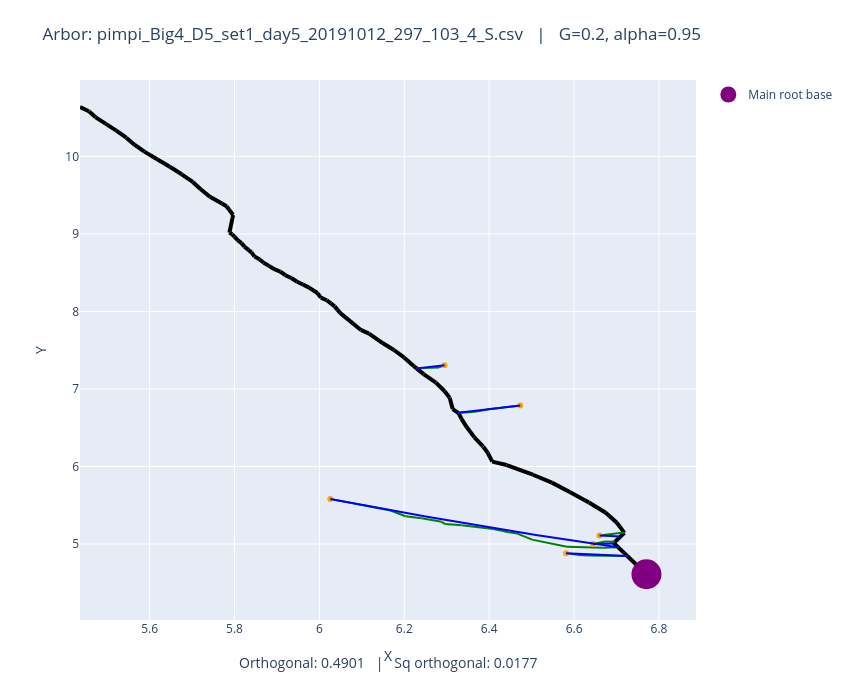

Notebook code for this chart:
### Code cell
fname = "pimpi_Big4_D5_set1_day5_20191012_297_103_4_S.csv"
plot_arbors(fname, 0.2, 0.95)

### Figure 1 — Plotly figure (JSON) as saved in the notebook; plotly's stock layout.template omitted (floating-point values rounded to 4 significant figures)
{"data": [{"line": {"color": "black", "width": 4}, "mode": "lines", "showlegend": false, "type": "scatter", "x": [6.77, 6.725], "y": [4.61, 4.846]}, {"line": {"color": "black", "width": 4}, "mode": "lines", "showlegend": false, "type": "scatter", "x": [6.725, 6.718], "y": [4.846, 4.882]}, {"line": {"color": "black", "width": 4}, "mode": "lines", "showlegend": false, "type": "scatter", "x": [6.718, 6.704], "y": [4.882, 4.958]}, {"line": {"color": "black", "width": 4}, "mode": "lines", "showlegend": false, "type": "scatter", "x": [6.704, 6.693], "y": [4.958, 5.013]}, {"line": {"color": "black", "width": 4}, "mode": "lines", "showlegend": false, "type": "scatter", "x": [6.693, 6.696], "y": [5.013, 5.029]}, {"line": {"color": "black", "width": 4}, "mode": "lines", "showlegend": false, "type": "scatter", "x": [6.696, 6.719], "y": [5.029, 5.144]}, {"line": {"color": "black", "width": 4}, "mode": "lines", "showlegend": false, "type": "scatter", "x": [6.719, 6.718], "y": [5.144, 5.147]}, {"line": {"color": "black", "width": 4}, "mode": "lines", "showlegend": false, "type": "scatter", "x": [6.718, 6.701], "y": [5.147, 5.274]}, {"line": {"color": "black", "width": 4}, "mode": "lines", "showlegend": false, "type": "scatter", "x": [6.701, 6.674], "y": [5.274, 5.406]}, {"line": {"color": "black", "width": 4}, "mode": "lines", "showlegend": false, "type": "scatter", "x": [6.674, 6.635], "y": [5.406, 5.536]}, {"line": {"color": "black", "width": 4}, "mode": "lines", "showlegend": false, "type": "scatter", "x": [6.635, 6.59], "y": [5.536, 5.672]}, {"line": {"color": "black", "width": 4}, "mode": "lines", "showlegend": false, "type": "scatter", "x": [6.59, 6.548], "y": [5.672, 5.792]}, {"line": {"color": "black", "width": 4}, "mode": "lines", "showlegend": false, "type": "scatter", "x": [6.548, 6.503], "y": [5.792, 5.894]}, {"line": {"color": "black", "width": 4}, "mode": "lines", "showlegend": false, "type": "scatter", "x": [6.503, 6.441], "y": [5.894, 6.019]}, {"line": {"color": "black", "width": 4}, "mode": "lines", "showlegend": false, "type": "scatter", "x": [6.441, 6.407], "y": [6.019, 6.063]}, {"line": {"color": "black", "width": 4}, "mode": "lines", "showlegend": false, "type": "scatter", "x": [6.407, 6.396], "y": [6.063, 6.177]}, {"line": {"color": "black", "width": 4}, "mode": "lines", "showlegend": false, "type": "scatter", "x": [6.396, 6.386], "y": [6.177, 6.255]}, {"line": {"color": "black", "width": 4}, "mode": "lines", "showlegend": false, "type": "scatter", "x": [6.386, 6.365], "y": [6.255, 6.379]}, {"line": {"color": "black", "width": 4}, "mode": "lines", "showlegend": false, "type": "scatter", "x": [6.365, 6.347], "y": [6.379, 6.505]}, {"line": {"color": "black", "width": 4}, "mode": "lines", "showlegend": false, "type": "scatter", "x": [6.347, 6.335], "y": [6.505, 6.615]}, {"line": {"color": "black", "width": 4}, "mode": "lines", "showlegend": false, "type": "scatter", "x": [6.335, 6.328], "y": [6.615, 6.688]}, {"line": {"color": "black", "width": 4}, "mode": "lines", "showlegend": false, "type": "scatter", "x": [6.328, 6.327], "y": [6.688, 6.692]}, {"line": {"color": "black", "width": 4}, "mode": "lines", "showlegend": false, "type": "scatter", "x": [6.327, 6.314], "y": [6.692, 6.741]}, {"line": {"color": "black", "width": 4}, "mode": "lines", "showlegend": false, "type": "scatter", "x": [6.314, 6.307], "y": [6.741, 6.888]}, {"line": {"color": "black", "width": 4}, "mode": "lines", "showlegend": false, "type": "scatter", "x": [6.307, 6.294], "y": [6.888, 6.973]}, {"line": {"color": "black", "width": 4}, "mode": "lines", "showlegend": false, "type": "scatter", "x": [6.294, 6.275], "y": [6.973, 7.082]}, {"line": {"color": "black", "width": 4}, "mode": "lines", "showlegend": false, "type": "scatter", "x": [6.275, 6.246], "y": [7.082, 7.188]}, {"line": {"color": "black", "width": 4}, "mode": "lines", "showlegend": false, "type": "scatter", "x": [6.246, 6.229], "y": [7.188, 7.266]}, {"line": {"color": "black", "width": 4}, "mode": "lines", "showlegend": false, "type": "scatter", "x": [6.229, 6.222], "y": [7.266, 7.296]}, {"line": {"color": "black", "width": 4}, "mode": "lines", "showlegend": false, "type": "scatter", "x": [6.222, 6.2], "y": [7.296, 7.404]}, {"line": {"color": "black", "width": 4}, "mode": "lines", "showlegend": false, "type": "scatter", "x": [6.2, 6.176], "y": [7.404, 7.502]}, {"line": {"color": "black", "width": 4}, "mode": "lines", "showlegend": false, "type": "scatter", "x": [6.176, 6.149], "y": [7.502, 7.592]}, {"line": {"color": "black", "width": 4}, "mode": "lines", "showlegend": false, "type": "scatter", "x": [6.149, 6.117], "y": [7.592, 7.715]}, {"line": {"color": "black", "width": 4}, "mode": "lines", "showlegend": false, "type": "scatter", "x": [6.117, 6.098], "y": [7.715, 7.761]}, {"line": {"color": "black", "width": 4}, "mode": "lines", "showlegend": false, "type": "scatter", "x": [6.098, 6.049], "y": [7.761, 7.978]}, {"line": {"color": "black", "width": 4}, "mode": "lines", "showlegend": false, "type": "scatter", "x": [6.049, 6.042], "y": [7.978, 8.023]}, {"line": {"color": "black", "width": 4}, "mode": "lines", "showlegend": false, "type": "scatter", "x": [6.042, 6.036], "y": [8.023, 8.065]}, {"line": {"color": "black", "width": 4}, "mode": "lines", "showlegend": false, "type": "scatter", "x": [6.036, 6.027], "y": [8.065, 8.104]}, {"line": {"color": "black", "width": 4}, "mode": "lines", "showlegend": false, "type": "scatter", "x": [6.027, 6.017], "y": [8.104, 8.145]}, {"line": {"color": "black", "width": 4}, "mode": "lines", "showlegend": false, "type": "scatter", "x": [6.017, 6.003], "y": [8.145, 8.179]}, {"line": {"color": "black", "width": 4}, "mode": "lines", "showlegend": false, "type": "scatter", "x": [6.003, 5.995], "y": [8.179, 8.238]}, {"line": {"color": "black", "width": 4}, "mode": "lines", "showlegend": false, "type": "scatter", "x": [5.995, 5.975], "y": [8.238, 8.31]}, {"line": {"color": "black", "width": 4}, "mode": "lines", "showlegend": false, "type": "scatter", "x": [5.975, 5.961], "y": [8.31, 8.347]}, {"line": {"color": "black", "width": 4}, "mode": "lines", "showlegend": false, "type": "scatter", "x": [5.961, 5.946], "y": [8.347, 8.387]}, {"line": {"color": "black", "width": 4}, "mode": "lines", "showlegend": false, "type": "scatter", "x": [5.946, 5.934], "y": [8.387, 8.431]}, {"line": {"color": "black", "width": 4}, "mode": "lines", "showlegend": false, "type": "scatter", "x": [5.934, 5.92], "y": [8.431, 8.467]}, {"line": {"color": "black", "width": 4}, "mode": "lines", "showlegend": false, "type": "scatter", "x": [5.92, 5.908], "y": [8.467, 8.515]}, {"line": {"color": "black", "width": 4}, "mode": "lines", "showlegend": false, "type": "scatter", "x": [5.908, 5.896], "y": [8.515, 8.538]}, {"line": {"color": "black", "width": 4}, "mode": "lines", "showlegend": false, "type": "scatter", "x": [5.896, 5.881], "y": [8.538, 8.588]}, {"line": {"color": "black", "width": 4}, "mode": "lines", "showlegend": false, "type": "scatter", "x": [5.881, 5.869], "y": [8.588, 8.629]}, {"line": {"color": "black", "width": 4}, "mode": "lines", "showlegend": false, "type": "scatter", "x": [5.869, 5.859], "y": [8.629, 8.673]}, {"line": {"color": "black", "width": 4}, "mode": "lines", "showlegend": false, "type": "scatter", "x": [5.859, 5.847], "y": [8.673, 8.711]}, {"line": {"color": "black", "width": 4}, "mode": "lines", "showlegend": false, "type": "scatter", "x": [5.847, 5.84], "y": [8.711, 8.762]}, {"line": {"color": "black", "width": 4}, "mode": "lines", "showlegend": false, "type": "scatter", "x": [5.84, 5.833], "y": [8.762, 8.795]}, {"line": {"color": "black", "width": 4}, "mode": "lines", "showlegend": false, "type": "scatter", "x": [5.833, 5.823], "y": [8.795, 8.836]}, {"line": {"color": "black", "width": 4}, "mode": "lines", "showlegend": false, "type": "scatter", "x": [5.823, 5.816], "y": [8.836, 8.881]}, {"line": {"color": "black", "width": 4}, "mode": "lines", "showlegend": false, "type": "scatter", "x": [5.816, 5.807], "y": [8.881, 8.919]}, {"line": {"color": "black", "width": 4}, "mode": "lines", "showlegend": false, "type": "scatter", "x": [5.807, 5.8], "y": [8.919, 8.964]}, {"line": {"color": "black", "width": 4}, "mode": "lines", "showlegend": false, "type": "scatter", "x": [5.8, 5.795], "y": [8.964, 8.995]}, {"line": {"color": "black", "width": 4}, "mode": "lines", "showlegend": false, "type": "scatter", "x": [5.795, 5.788], "y": [8.995, 9.017]}, {"line": {"color": "black", "width": 4}, "mode": "lines", "showlegend": false, "type": "scatter", "x": [5.788, 5.795], "y": [9.017, 9.208]}, {"line": {"color": "black", "width": 4}, "mode": "lines", "showlegend": false, "type": "scatter", "x": [5.795, 5.797], "y": [9.208, 9.244]}, {"line": {"color": "black", "width": 4}, "mode": "lines", "showlegend": false, "type": "scatter", "x": [5.797, 5.787], "y": [9.244, 9.315]}, {"line": {"color": "black", "width": 4}, "mode": "lines", "showlegend": false, "type": "scatter", "x": [5.787, 5.781], "y": [9.315, 9.357]}, {"line": {"color": "black", "width": 4}, "mode": "lines", "showlegend": false, "type": "scatter", "x": [5.781, 5.77], "y": [9.357, 9.392]}, {"line": {"color": "black", "width": 4}, "mode": "lines", "showlegend": false, "type": "scatter", "x": [5.77, 5.742], "y": [9.392, 9.479]}, {"line": {"color": "black", "width": 4}, "mode": "lines", "showlegend": false, "type": "scatter", "x": [5.742, 5.72], "y": [9.479, 9.58]}, {"line": {"color": "black", "width": 4}, "mode": "lines", "showlegend": false, "type": "scatter", "x": [5.72, 5.702], "y": [9.58, 9.671]}, {"line": {"color": "black", "width": 4}, "mode": "lines", "showlegend": false, "type": "scatter", "x": [5.702, 5.676], "y": [9.671, 9.77]}, {"line": {"color": "black", "width": 4}, "mode": "lines", "showlegend": false, "type": "scatter", "x": [5.676, 5.648], "y": [9.77, 9.867]}, {"line": {"color": "black", "width": 4}, "mode": "lines", "showlegend": false, "type": "scatter", "x": [5.648, 5.618], "y": [9.867, 9.965]}, {"line": {"color": "black", "width": 4}, "mode": "lines", "showlegend": false, "type": "scatter", "x": [5.618, 5.588], "y": [9.965, 10.06]}, {"line": {"color": "black", "width": 4}, "mode": "lines", "showlegend": false, "type": "scatter", "x": [5.588, 5.564], "y": [10.06, 10.15]}, {"line": {"color": "black", "width": 4}, "mode": "lines", "showlegend": false, "type": "scatter", "x": [5.564, 5.545], "y": [10.15, 10.24]}, {"line": {"color": "black", "width": 4}, "mode": "lines", "showlegend": false, "type": "scatter", "x": [5.545, 5.522], "y": [10.24, 10.33]}, {"line": {"color": "black", "width": 4}, "mode": "lines", "showlegend": false, "type": "scatter", "x": [5.522, 5.496], "y": [10.33, 10.42]}, {"line": {"color": "black", "width": 4}, "mode": "lines", "showlegend": false, "type": "scatter", "x": [5.496, 5.473], "y": [10.42, 10.5]}, {"line": {"color": "black", "width": 4}, "mode": "lines", "showlegend": false, "type": "scatter", "x": [5.473, 5.457], "y": [10.5, 10.58]}, {"line": {"color": "black", "width": 4}, "mode": "lines", "showlegend": false, "type": "scatter", "x": [5.457, 5.436], "y": [10.58, 10.64]}, {"line": {"color": "green", "width": 2}, "mode": "lines", "showlegend": false, "type": "scatter", "x": [6.66, 6.717], "y": [5.109, 5.147]}, {"line": {"color": "green", "width": 2}, "mode": "lines", "showlegend": false, "type": "scatter", "x": [6.717, 6.718], "y": [5.147, 5.147]}, {"line": {"color": "green", "width": 2}, "mode": "lines", "showlegend": false, "type": "scatter", "x": [6.645, 6.673], "y": [5.001, 5.034]}, {"line": {"color": "green", "width": 2}, "mode": "lines", "showlegend": false, "type": "scatter", "x": [6.673, 6.696], "y": [5.034, 5.029]}, {"line": {"color": "green", "width": 2}, "mode": "lines", "showlegend": false, "type": "scatter", "x": [6.026, 6.045], "y": [5.581, 5.559]}, {"line": {"color": "green", "width": 2}, "mode": "lines", "showlegend": false, "type": "scatter", "x": [6.045, 6.08], "y": [5.559, 5.524]}, {"line": {"color": "green", "width": 2}, "mode": "lines", "showlegend": false, "type": "scatter", "x": [6.08, 6.115], "y": [5.524, 5.486]}, {"line": {"color": "green", "width": 2}, "mode": "lines", "showlegend": false, "type": "scatter", "x": [6.115, 6.168], "y": [5.486, 5.433]}, {"line": {"color": "green", "width": 2}, "mode": "lines", "showlegend": false, "type": "scatter", "x": [6.168, 6.203], "y": [5.433, 5.358]}, {"line": {"color": "green", "width": 2}, "mode": "lines", "showlegend": false, "type": "scatter", "x": [6.203, 6.241], "y": [5.358, 5.332]}, {"line": {"color": "green", "width": 2}, "mode": "lines", "showlegend": false, "type": "scatter", "x": [6.241, 6.288], "y": [5.332, 5.286]}, {"line": {"color": "green", "width": 2}, "mode": "lines", "showlegend": false, "type": "scatter", "x": [6.288, 6.296], "y": [5.286, 5.257]}, {"line": {"color": "green", "width": 2}, "mode": "lines", "showlegend": false, "type": "scatter", "x": [6.296, 6.335], "y": [5.257, 5.241]}, {"line": {"color": "green", "width": 2}, "mode": "lines", "showlegend": false, "type": "scatter", "x": [6.335, 6.41], "y": [5.241, 5.194]}, {"line": {"color": "green", "width": 2}, "mode": "lines", "showlegend": false, "type": "scatter", "x": [6.41, 6.43], "y": [5.194, 5.169]}, {"line": {"color": "green", "width": 2}, "mode": "lines", "showlegend": false, "type": "scatter", "x": [6.43, 6.445], "y": [5.169, 5.151]}, {"line": {"color": "green", "width": 2}, "mode": "lines", "showlegend": false, "type": "scatter", "x": [6.445, 6.463], "y": [5.151, 5.14]}, {"line": {"color": "green", "width": 2}, "mode": "lines", "showlegend": false, "type": "scatter", "x": [6.463, 6.501], "y": [5.14, 5.056]}, {"line": {"color": "green", "width": 2}, "mode": "lines", "showlegend": false, "type": "scatter", "x": [6.501, 6.583], "y": [5.056, 4.963]}, {"line": {"color": "green", "width": 2}, "mode": "lines", "showlegend": false, "type": "scatter", "x": [6.583, 6.667], "y": [4.963, 4.951]}, {"line": {"color": "green", "width": 2}, "mode": "lines", "showlegend": false, "type": "scatter", "x": [6.667, 6.704], "y": [4.951, 4.958]}, {"line": {"color": "green", "width": 2}, "mode": "lines", "showlegend": false, "type": "scatter", "x": [6.581, 6.608], "y": [4.88, 4.86]}, {"line": {"color": "green", "width": 2}, "mode": "lines", "showlegend": false, "type": "scatter", "x": [6.608, 6.634], "y": [4.86, 4.851]}, {"line": {"color": "green", "width": 2}, "mode": "lines", "showlegend": false, "type": "scatter", "x": [6.634, 6.72], "y": [4.851, 4.845]}, {"line": {"color": "green", "width": 2}, "mode": "lines", "showlegend": false, "type": "scatter", "x": [6.72, 6.725], "y": [4.845, 4.846]}, {"line": {"color": "green", "width": 2}, "mode": "lines", "showlegend": false, "type": "scatter", "x": [6.295, 6.282], "y": [7.307, 7.278]}, {"line": {"color": "green", "width": 2}, "mode": "lines", "showlegend": false, "type": "scatter", "x": [6.282, 6.229], "y": [7.278, 7.266]}, {"line": {"color": "green", "width": 2}, "mode": "lines", "showlegend": false, "type": "scatter", "x": [6.473, 6.399], "y": [6.788, 6.737]}, {"line": {"color": "green", "width": 2}, "mode": "lines", "showlegend": false, "type": "scatter", "x": [6.399, 6.363], "y": [6.737, 6.701]}, {"line": {"color": "green", "width": 2}, "mode": "lines", "showlegend": false, "type": "scatter", "x": [6.363, 6.327], "y": [6.701, 6.692]}, {"marker": {"color": "orange"}, "mode": "markers", "showlegend": false, "type": "scatter", "x": [6.66], "y": [5.109]}, {"marker": {"color": "orange"}, "mode": "markers", "showlegend": false, "type": "scatter", "x": [6.645], "y": [5.001]}, {"marker": {"color": "orange"}, "mode": "markers", "showlegend": false, "type": "scatter", "x": [6.026], "y": [5.581]}, {"marker": {"color": "orange"}, "mode": "markers", "showlegend": false, "type": "scatter", "x": [6.581], "y": [4.88]}, {"marker": {"color": "orange"}, "mode": "markers", "showlegend": false, "type": "scatter", "x": [6.295], "y": [7.307]}, {"marker": {"color": "orange"}, "mode": "markers", "showlegend": false, "type": "scatter", "x": [6.473], "y": [6.788]}, {"marker": {"color": "purple", "size": 30}, "mode": "markers", "name": "Main root base", "type": "scatter", "x": [6.77], "y": [4.61]}, {"line": {"color": "blue"}, "mode": "lines", "showlegend": false, "type": "scatter", "x": [6.66, 6.661, 6.662, 6.663, 6.664, 6.665, 6.666, 6.667, 6.668, 6.669, 6.67, 6.671, 6.672, 6.673, 6.674, 6.675, 6.676, 6.677, 6.678, 6.679, 6.68, 6.681, 6.682, 6.683, 6.684, 6.685, 6.686, 6.687, 6.688, 6.689, 6.69, 6.691, 6.692, 6.693, 6.694, 6.695, 6.696, 6.697, 6.698, 6.699, 6.7, 6.701, 6.702, 6.703, 6.704, 6.706, 6.707, 6.708, 6.709, 6.71], "y": [5.109, 5.109, 5.109, 5.109, 5.108, 5.108, 5.108, 5.108, 5.107, 5.107, 5.107, 5.107, 5.106, 5.106, 5.106, 5.106, 5.105, 5.105, 5.105, 5.105, 5.104, 5.104, 5.104, 5.104, 5.103, 5.103, 5.103, 5.103, 5.102, 5.102, 5.102, 5.102, 5.101, 5.101, 5.101, 5.101, 5.1, 5.1, 5.1, 5.1, 5.099, 5.099, 5.099, 5.099, 5.098, 5.098, 5.098, 5.098, 5.097, 5.097]}, {"line": {"color": "blue"}, "mode": "lines", "showlegend": false, "type": "scatter", "x": [6.645, 6.646, 6.647, 6.648, 6.649, 6.65, 6.651, 6.652, 6.653, 6.654, 6.655, 6.656, 6.657, 6.658, 6.659, 6.66, 6.661, 6.662, 6.663, 6.664, 6.665, 6.666, 6.667, 6.668, 6.669, 6.67, 6.671, 6.672, 6.673, 6.674, 6.675, 6.676, 6.677, 6.678, 6.679, 6.68, 6.681, 6.682, 6.683, 6.684, 6.685, 6.686, 6.687, 6.688, 6.689, 6.69, 6.691, 6.692, 6.693, 6.694], "y": [5.001, 5.001, 5.001, 5.001, 5.001, 5.002, 5.002, 5.002, 5.002, 5.002, 5.002, 5.002, 5.003, 5.003, 5.003, 5.003, 5.003, 5.003, 5.003, 5.003, 5.004, 5.004, 5.004, 5.004, 5.004, 5.004, 5.004, 5.005, 5.005, 5.005, 5.005, 5.005, 5.005, 5.005, 5.006, 5.006, 5.006, 5.006, 5.006, 5.006, 5.007, 5.007, 5.007, 5.007, 5.007, 5.007, 5.007, 5.008, 5.008, 5.008]}, {"line": {"color": "blue"}, "mode": "lines", "showlegend": false, "type": "scatter", "x": [6.026, 6.04, 6.053, 6.067, 6.081, 6.095, 6.109, 6.123, 6.136, 6.15, 6.164, 6.178, 6.192, 6.206, 6.219, 6.233, 6.247, 6.261, 6.275, 6.289, 6.302, 6.316, 6.33, 6.344, 6.358, 6.372, 6.386, 6.399, 6.413, 6.427, 6.441, 6.455, 6.469, 6.482, 6.496, 6.51, 6.524, 6.538, 6.552, 6.565, 6.579, 6.593, 6.607, 6.621, 6.635, 6.648, 6.662, 6.676, 6.69, 6.704], "y": [5.581, 5.567, 5.552, 5.538, 5.523, 5.509, 5.495, 5.481, 5.467, 5.453, 5.439, 5.425, 5.412, 5.398, 5.384, 5.371, 5.357, 5.344, 5.331, 5.318, 5.305, 5.292, 5.279, 5.266, 5.253, 5.24, 5.228, 5.215, 5.203, 5.19, 5.178, 5.166, 5.153, 5.141, 5.129, 5.117, 5.105, 5.094, 5.082, 5.07, 5.059, 5.047, 5.036, 5.024, 5.013, 5.002, 4.991, 4.98, 4.969, 4.958]}, {"line": {"color": "blue"}, "mode": "lines", "showlegend": false, "type": "scatter", "x": [6.581, 6.584, 6.587, 6.59, 6.593, 6.596, 6.599, 6.602, 6.605, 6.608, 6.611, 6.614, 6.616, 6.619, 6.622, 6.625, 6.628, 6.631, 6.634, 6.637, 6.64, 6.643, 6.646, 6.649, 6.652, 6.655, 6.658, 6.661, 6.664, 6.666, 6.669, 6.672, 6.675, 6.678, 6.681, 6.684, 6.687, 6.69, 6.693, 6.696, 6.699, 6.702, 6.705, 6.708, 6.711, 6.714, 6.716, 6.719, 6.722, 6.725], "y": [4.88, 4.879, 4.879, 4.878, 4.877, 4.876, 4.876, 4.875, 4.874, 4.873, 4.873, 4.872, 4.871, 4.87, 4.87, 4.869, 4.868, 4.867, 4.867, 4.866, 4.865, 4.864, 4.864, 4.863, 4.862, 4.862, 4.861, 4.86, 4.86, 4.859, 4.858, 4.857, 4.857, 4.856, 4.855, 4.855, 4.854, 4.853, 4.853, 4.852, 4.851, 4.851, 4.85, 4.85, 4.849, 4.848, 4.848, 4.847, 4.846, 4.846]}, {"line": {"color": "blue"}, "mode": "lines", "showlegend": false, "type": "scatter", "x": [6.229, 6.23, 6.232, 6.233, 6.234, 6.236, 6.237, 6.238, 6.24, 6.241, 6.242, 6.244, 6.245, 6.246, 6.248, 6.249, 6.25, 6.252, 6.253, 6.254, 6.256, 6.257, 6.258, 6.26, 6.261, 6.263, 6.264, 6.265, 6.267, 6.268, 6.269, 6.271, 6.272, 6.273, 6.275, 6.276, 6.277, 6.279, 6.28, 6.281, 6.283, 6.284, 6.285, 6.287, 6.288, 6.289, 6.291, 6.292, 6.293, 6.295], "y": [7.266, 7.266, 7.267, 7.268, 7.269, 7.27, 7.271, 7.271, 7.272, 7.273, 7.274, 7.275, 7.276, 7.277, 7.277, 7.278, 7.279, 7.28, 7.281, 7.282, 7.282, 7.283, 7.284, 7.285, 7.286, 7.287, 7.288, 7.288, 7.289, 7.29, 7.291, 7.292, 7.293, 7.294, 7.294, 7.295, 7.296, 7.297, 7.298, 7.299, 7.3, 7.3, 7.301, 7.302, 7.303, 7.304, 7.305, 7.306, 7.306, 7.307]}, {"line": {"color": "blue"}, "mode": "lines", "showlegend": false, "type": "scatter", "x": [6.327, 6.33, 6.333, 6.336, 6.339, 6.342, 6.345, 6.348, 6.351, 6.354, 6.357, 6.36, 6.363, 6.366, 6.369, 6.372, 6.375, 6.378, 6.381, 6.384, 6.387, 6.39, 6.393, 6.396, 6.399, 6.402, 6.405, 6.408, 6.411, 6.414, 6.417, 6.42, 6.423, 6.426, 6.429, 6.432, 6.435, 6.438, 6.441, 6.444, 6.446, 6.449, 6.452, 6.455, 6.458, 6.461, 6.464, 6.467, 6.47, 6.473], "y": [6.692, 6.694, 6.696, 6.697, 6.699, 6.701, 6.703, 6.705, 6.707, 6.709, 6.711, 6.713, 6.715, 6.717, 6.718, 6.72, 6.722, 6.724, 6.726, 6.728, 6.73, 6.732, 6.734, 6.736, 6.738, 6.74, 6.742, 6.744, 6.746, 6.748, 6.75, 6.752, 6.754, 6.756, 6.758, 6.76, 6.762, 6.764, 6.766, 6.768, 6.77, 6.772, 6.774, 6.776, 6.778, 6.78, 6.782, 6.784, 6.786, 6.788]}], "layout": {"annotations": [{"font": {"size": 14}, "showarrow": false, "text": "Orthogonal: 0.4901   |   Sq orthogonal: 0.0177", "x": 0.5, "xref": "paper", "y": -0.1, "yref": "paper"}], "height": 700, "margin": {"b": 80, "t": 80}, "title": {"text": "Arbor: pimpi_Big4_D5_set1_day5_20191012_297_103_4_S.csv   |   G=0.2, alpha=0.95"}, "width": 850, "xaxis": {"autorange": true, "range": [5.436, 6.888], "title": {"text": "X"}, "type": "linear"}, "yaxis": {"autorange": true, "range": [4.02, 10.99], "title": {"text": "Y"}, "type": "linear"}}}
